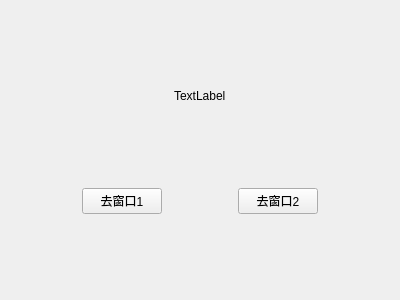
<?xml version="1.0" encoding="UTF-8"?>
<ui version="4.0">
 <class>win3</class>
 <widget class="QWidget" name="win3">
  <property name="geometry">
   <rect>
    <x>0</x>
    <y>0</y>
    <width>400</width>
    <height>300</height>
   </rect>
  </property>
  <property name="windowTitle">
   <string>窗口3</string>
  </property>
  <layout class="QVBoxLayout" name="verticalLayout">
   <item>
    <spacer name="verticalSpacer_2">
     <property name="orientation">
      <enum>Qt::Vertical</enum>
     </property>
     <property name="sizeHint" stdset="0">
      <size>
       <width>20</width>
       <height>68</height>
      </size>
     </property>
    </spacer>
   </item>
   <item>
    <layout class="QHBoxLayout" name="horizontalLayout">
     <item>
      <spacer name="horizontalSpacer_4">
       <property name="orientation">
        <enum>Qt::Horizontal</enum>
       </property>
       <property name="sizeHint" stdset="0">
        <size>
         <width>40</width>
         <height>20</height>
        </size>
       </property>
      </spacer>
     </item>
     <item>
      <widget class="QLabel" name="labelPic">
       <property name="text">
        <string>TextLabel</string>
       </property>
      </widget>
     </item>
     <item>
      <spacer name="horizontalSpacer_5">
       <property name="orientation">
        <enum>Qt::Horizontal</enum>
       </property>
       <property name="sizeHint" stdset="0">
        <size>
         <width>40</width>
         <height>20</height>
        </size>
       </property>
      </spacer>
     </item>
    </layout>
   </item>
   <item>
    <spacer name="verticalSpacer">
     <property name="orientation">
      <enum>Qt::Vertical</enum>
     </property>
     <property name="sizeHint" stdset="0">
      <size>
       <width>20</width>
       <height>69</height>
      </size>
     </property>
    </spacer>
   </item>
   <item>
    <layout class="QHBoxLayout" name="horizontalLayout_2">
     <item>
      <spacer name="horizontalSpacer">
       <property name="orientation">
        <enum>Qt::Horizontal</enum>
       </property>
       <property name="sizeHint" stdset="0">
        <size>
         <width>40</width>
         <height>20</height>
        </size>
       </property>
      </spacer>
     </item>
     <item>
      <widget class="QPushButton" name="btn_3_1">
       <property name="text">
        <string>去窗口1</string>
       </property>
      </widget>
     </item>
     <item>
      <spacer name="horizontalSpacer_2">
       <property name="orientation">
        <enum>Qt::Horizontal</enum>
       </property>
       <property name="sizeHint" stdset="0">
        <size>
         <width>40</width>
         <height>20</height>
        </size>
       </property>
      </spacer>
     </item>
     <item>
      <widget class="QPushButton" name="btn_3_2">
       <property name="text">
        <string>去窗口2</string>
       </property>
      </widget>
     </item>
     <item>
      <spacer name="horizontalSpacer_3">
       <property name="orientation">
        <enum>Qt::Horizontal</enum>
       </property>
       <property name="sizeHint" stdset="0">
        <size>
         <width>40</width>
         <height>20</height>
        </size>
       </property>
      </spacer>
     </item>
    </layout>
   </item>
   <item>
    <spacer name="verticalSpacer_3">
     <property name="orientation">
      <enum>Qt::Vertical</enum>
     </property>
     <property name="sizeHint" stdset="0">
      <size>
       <width>20</width>
       <height>68</height>
      </size>
     </property>
    </spacer>
   </item>
  </layout>
 </widget>
 <resources/>
 <connections/>
</ui>
